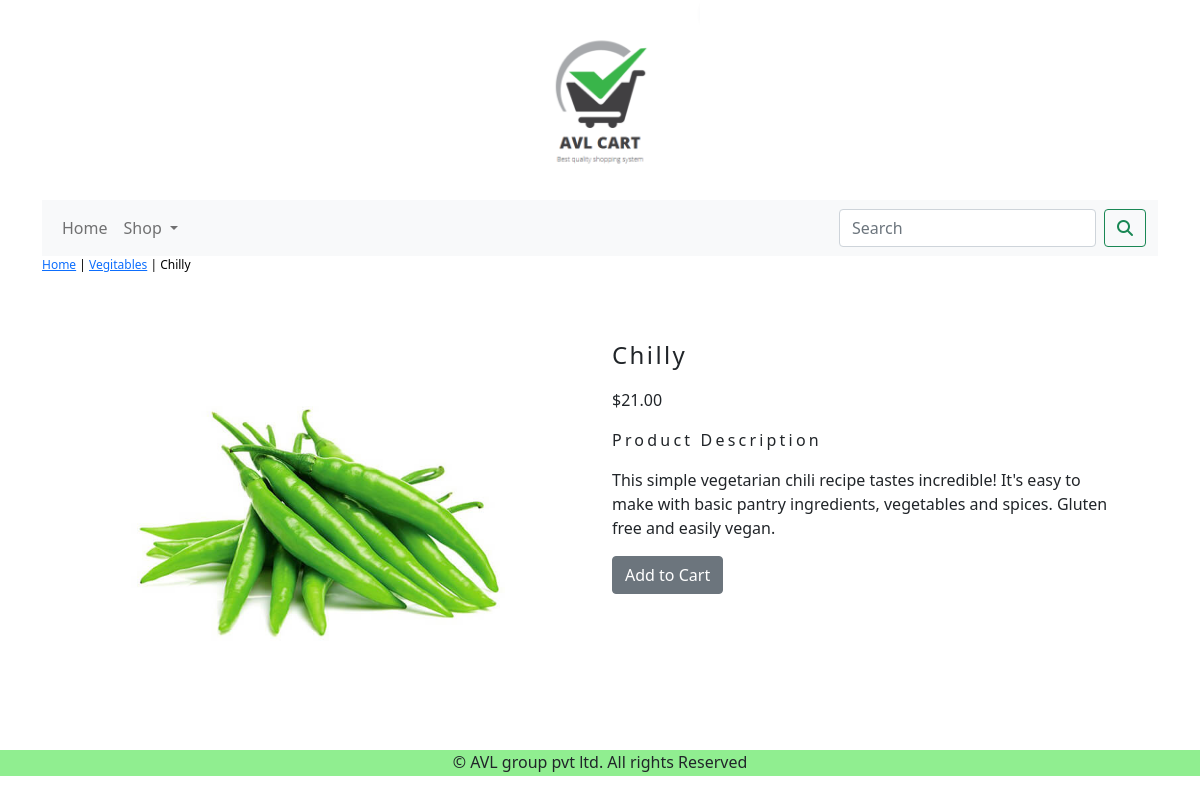
Page /shop/vegitables/chilly/ on the committed database.
### shop/models.py (models this page shows, shortened)
class Product(models.Model):
    name=models.CharField(max_length=250,unique=True)
    slug=models.SlugField(max_length=250,unique=True)
    description=models.TextField(blank=True)
    price=models.DecimalField(max_digits=10,decimal_places=2)
    category=models.ForeignKey(Category,on_delete=models.CASCADE)
    image = models.ImageField(upload_to='product', blank=True)
    stock=models.IntegerField()
    available=models.BooleanField(default=True)
    created=models.DateTimeField(auto_now_add=True)
    updated=models.DateTimeField(auto_now=True)
    class Meta:
        ordering=('name',)
        verbose_name='product'
        verbose_name_plural='products'

class Category(models.Model):
    name=models.CharField(max_length=250,unique=True)
    slug=models.SlugField(max_length=250,unique=True)
    description=models.TextField(blank=True)
    image=models.ImageField(upload_to='category', blank=True)
    class Meta:
        ordering=('name',)
        verbose_name='category'
        verbose_name_plural='categories'
    def get_url(self):
        return reverse('shop:products_by_category',args=[self.slug])
    def __str__(self):
        return '{}'.format(self.name)

### shop/views.py (the view)
# urls.py: path('<slug:c_slug>/<slug:product_slug>/',views.proDetail,name='prodCatdetail'),
def proDetail(request,c_slug,product_slug):
    try:
        product=Product.objects.get(category__slug=c_slug,slug=product_slug)
    except Exception as e:
        raise e
    return render(request,'product.html',{'product':product})

### cart/context_processors.py (called while the page is built)
def counter(request):
    item_count=0
    if 'admin' in request.path:
        return {}
    else:
        try:
            cart=Cart.objects.filter(cart_id=_cart_id(request))
            car_items=CartItem.objects.all().filter(cart=cart[:1])
            for cart_item in car_items:
                item_count += cart_item.quantity
        except Cart.DoesNotExist:
            item_count = 0
    return dict(item_count=item_count)

### cart/views.py (called while the page is built)
def _cart_id(request):
    cart=request.session.session_key
    if not cart:
        cart=request.session.create()
    return cart

### shop/context_processors.py (called while the page is built)
def menu_links(request):
    links=Category.objects.all()
    return dict(links=links)

### templates/product.html (shortened to what this page needs)
{% extends 'base.html' %}
{% load static %}
{% block content %}
<div class="row my_prod_row_class">
    <div class="mx_auto">
        <p><a href="{% url 'shop:allProdCat' %}">Home</a> | <a href="{{product.category.get_url}}">{{product.category}}</a> | {{product.name}}</p>
    </div>
</div> <br>
<div class="container">
<div class="row">
    <div class="col-12 col-sm-12 col-md-12 col-lg-6 text-center">
        <div style="min-width:18rem">
            <img src="{{product.image.url}}" alt="{{product.name}}" width="400px;" height="400px;">
        </div>
    </div>
        <div class="col-12 col-sm-12 col-md-12 col-lg-6">
            <div>
            <h1 class="my_prod_title">{{product.name}}</h1>
            <p>${{product.price}}</p>
            <p class="my_title">Product Description</p>
            <p class="text-justify my_prod_text">{{product.description}}</p>
            {% if product.stock <= 0 %}
            <p class="text-justify my_prod_text"><b>Out of stock</b></p>
            {% else %}
            <a class="btn btn-secondary" href="{% url 'cart:add_cart' product.id %}">Add to Cart</a>
            {% endif %}
            </div>
        </div>
</div>
</div>
<br>
{% endblock %}

### static/css/custom.css (style rules this page uses)
body { font-family : 'Roboto', sans-serif; }
.my_title { font-size:16px; text_transform:uppercase; letter-spacing:.2em; }
.my_prod_row_class { padding-top=15px; padding-bottom:12px; }
.my_prod_row_class .mx_auto { color:#000; font-size:12px; text-decoration:none; }
.my_prod_title { font-size:24px; text_transform:uppercase; letter-spacing:.1em; padding-top:15px; padding-bottom:10px; }
.my_prod_text { padding-right:20px; }

### rows in the picture
Product: category "Vegitables", name "Chilly", image (picture), price "21.00", description "This simple vegetarian chili recipe tastes incredible! It's easy to make with basic pantry ingredients, vegetables and spices. Gluten free and easily vegan."
